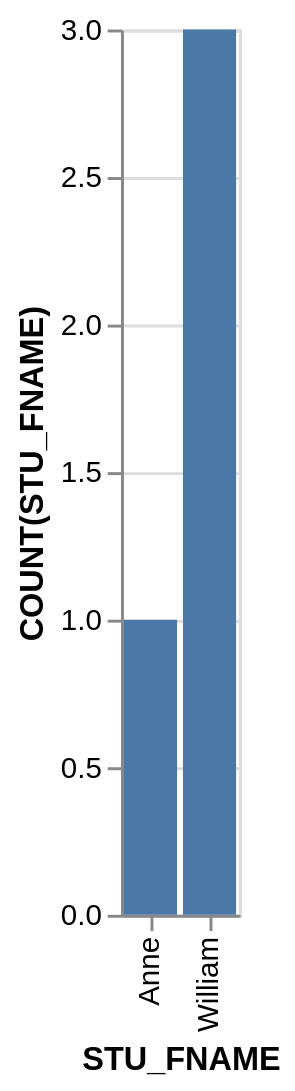

Describe this chart as a Vega-Lite specification.
### Vega-Lite specification from a JSON file in a GitHub repository (floating-point values rounded to 4 significant figures)
{"data": {"values": [{"x_data": "Anne", "y_data": 1}, {"x_data": "William", "y_data": 3}]}, "mark": "bar", "encoding": {"x": {"field": "x_data", "type": "nominal", "title": "STU_FNAME", "sort": "ascending"}, "y": {"field": "y_data", "type": "quantitative", "title": "COUNT(STU_FNAME)"}}}
